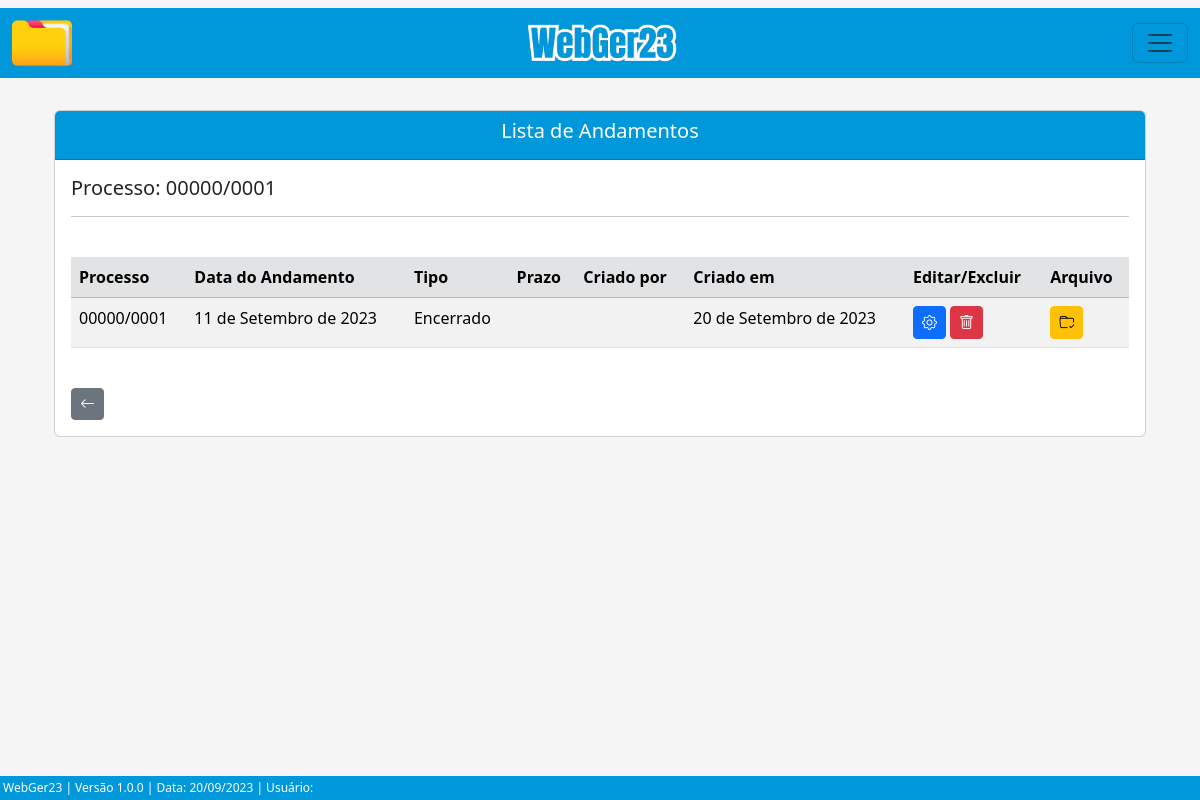
The app's page /listar/andamento-adm/1, older data.
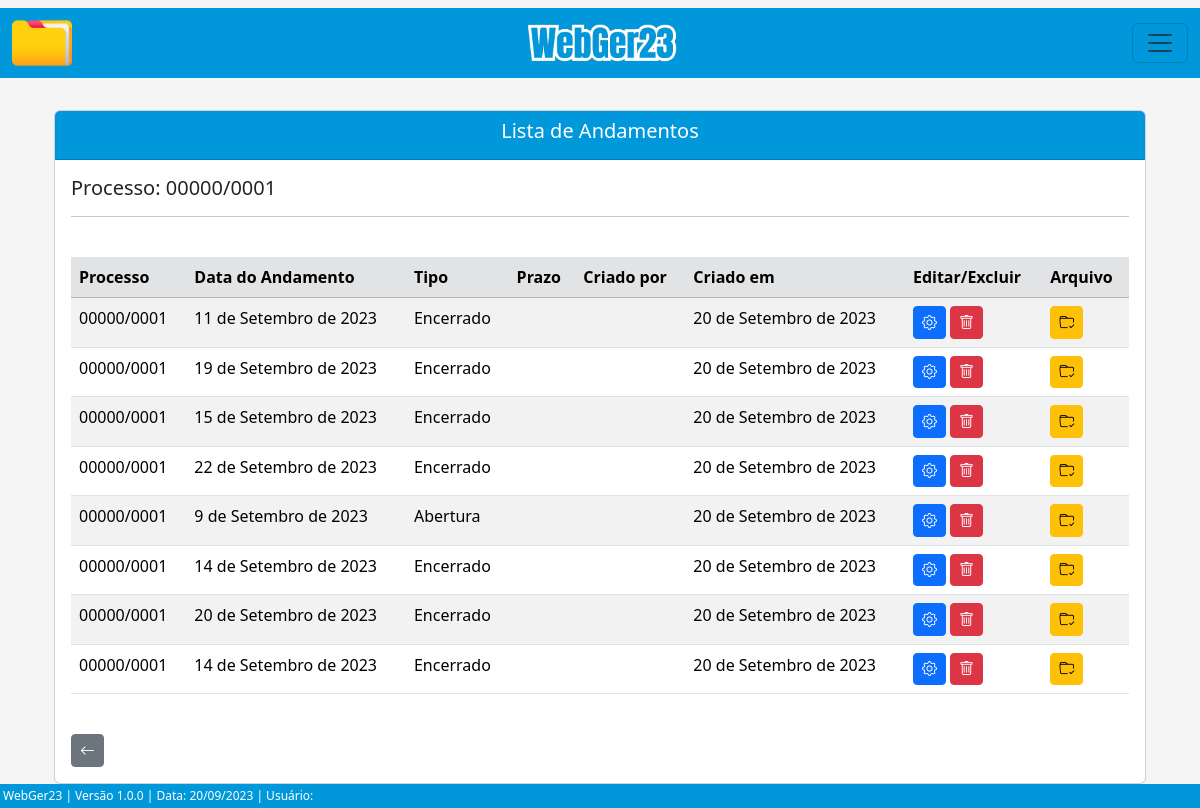
The same page, newer data.
### processo/models.py (models this page shows, shortened)
class Base(models.Model): # Classe base, será herdada pelas outras classes
    data_criacao = models.DateField('data_criação', auto_now_add=True)
    data_alteracao = models.DateField('Alterado', auto_now=True)
    ativo = models.BooleanField('Ativo?', default=True)
    class Meta:
        abstract = True

class ProcessoAdm(Base):
    tipo_pessoas = (
        ('Física', 'Física'), ('Jurídica', 'Jurídica'),
    )
    criador_processo_adm = models.ForeignKey(get_user_model(), verbose_name='Usuário Criador', on_delete=models.CASCADE) # Usuário que criou o processo, utilizando chave primária com o get_user_model do django, para utilizar o usuário logado automaticamente
    numero = models.CharField(unique=True, verbose_name='N°', max_length=10) # Número do processo
    municipio = models.CharField(max_length=50, verbose_name='Município') # Município
    uf = models.CharField(max_length=2) # UF
    data_inicial = models.DateField(blank=True, null=True) # Data Inicial do Período do processo
    data_final = models.DateField(blank=True, null=True) # Data final do Período do processo
    data_div_ativa = models.DateField(blank=True, null=True) # Data dívida ativa
    valor_atributo = models.CharField(max_length=14, blank=True, null=True)  # Valor do atributo
    valor_multa = models.CharField(max_length=14, blank=True, null=True) # Valor da multa
    valor_credito = models.CharField(max_length=14, blank=True, null=True) # Valor do crédito
    valor_atualizado = models.CharField(max_length=14, blank=True, null=True) # Valor do atualizado
    data_valor_atualizado = models.DateField(blank=True, null=True) # Data valor atualizado
    nome_contribuinte = models.CharField(max_length=50)  # Nome / Razão Social
    tipo_pessoa = models.CharField(max_length=50, choices=tipo_pessoas) # Física / Jurídica
    documento = models.CharField(max_length=20, verbose_name='CPF/CNPJ', unique=True) # CPF / CNPJ
    nome_fantasia = models.CharField(max_length=50, blank=True, null=True) # Nome Fantasia
    email = models.EmailField(max_length=50, blank=True, null=True) # E-mail
    endereco = models.CharField(max_length=150) # Rua
    complemento = models.CharField(max_length=50, blank=True, null=True) # Complemento
    municipio_contribuinte = models.CharField(max_length=50, blank=True, null=True) # Município Contribuinte
    uf_contribuinte = models.CharField(max_length=2, verbose_name='UF', blank=True, null=True) # UF Contribuinte
    cep = models.CharField(max_length=10, blank=True, null=True) # CEP
    telefone = models.CharField(max_length=20, blank=True, null=True) # Telefone
    celular = models.CharField(max_length=20, blank=True, null=True) # Celular
    def __str__(self):
        return f'{self.numero}'

class AndamentoAdm(Base):
    andamentos = (
    ('Abertura', 'Abertura'), ('Parecer Fiscal', 'Parecer Fiscal'), ('Decisão 1ª Instância', 'Decisão 1ª Instância'), ('Suspenso Para Fiscalização Futura', 'Suspenso Para Fiscalização Futura'), ('Auto de Infração e Termo de Intimação - AITI.', 'Auto de Infração e Termo de Intimação - AITI.'), ('Termo de Intimação Fiscal - TIF.-tif.', 'Termo de Intimação Fiscal - TIF.'), ('Decisão de 2ª Instância', 'Decisão de 2ª Instância'), ('Cobrança de Documentação', 'Cobrança de Documentação'), ('Recurso Voluntário', 'Recurso Voluntário'), ('Fim do Contrato com a Assessoria', 'Fim do Contrato com a Assessoria'), ('Manifestação', 'Manifestação'), ('Recebimento do AR', 'Recebimento do AR'), ('Despacho', 'Despacho'), ('Aguardando Pagamento', 'Aguardando Pagamento'), ('Apresentação de Documentação para Análise', 'Apresentação de Documentação para Análise'), ('Aguardando AR', 'Aguardando AR'), ('Ofício', 'Ofício'), ('Revelia', 'Revelia'), ('Execução', 'Execução'), ('Confissão de Dívida (Parcelamento)', 'Confissão de Dívida (Parcelamento)'), ('Reenvio de Documento', 'Reenvio de Documento'), ('Parecer Juridico', 'Parecer Juridico'), ('Certidão', 'Certidão'), ('Encaminhado', 'Encaminhado'), ('Encerrado', 'Encerrado'),
    )
    situacao = (
        ('Sem Pagamento', 'Sem Pagamento'), ('Com Pagamento', 'Com Pagamento'),
    )
    criador_andamento_adm = models.ForeignKey(get_user_model(), verbose_name='Usuário Criador', on_delete=models.CASCADE)
    processo = models.ForeignKey(ProcessoAdm, on_delete=models.CASCADE) # Relacionamento 'One to Many' (um para muitos)
    data_andamento = models.DateField(verbose_name='Data do Andamento')
    andamento = models.CharField(max_length=100, choices=andamentos, verbose_name='Andamento') # Utiliza choices(escolhas) para selecionar o andamento
    situacao_pagamento = models.CharField(max_length=100, choices=situacao, blank=True, null=True)
    valor_pago = models.CharField(max_length=14, blank=True, null=True)
    data_prazo = models.DateField(blank=True, null=True)
    funcionario = models.CharField(max_length=50, blank=True, null=True)
    data_recebimento = models.DateField(blank=True, null=True)
    complemento = models.CharField(max_length=150, blank=True, null=True)
    arquivo_1 = models.FileField(upload_to='uploads/', verbose_name='Arquivo', blank=True)
    arquivo_2 = models.FileField(upload_to='uploads/', verbose_name='Arquivo', blank=True)
    arquivo_3 = models.FileField(upload_to='uploads/', verbose_name='Arquivo', blank=True)

### processo/views.py (the view)
# urls.py: path('listar/andamento-adm/<int:pk>', AndamentoAdmList.as_view(), name='andamento-adm-list'),
class AndamentoAdmList(ListView):
    model = ProcessoAdm
    template_name = 'processos/lists/andamento_adm_list.html'
    def get_queryset(self):
        pk_processo = self.kwargs.get('pk') # Pega a pk(primary key) da URL, pk do processo
        processo = ProcessoAdm.objects.get(pk=pk_processo)  # Pega o processo que possui a pk recebida (pk é a primary key do processo)
        andamentos = processo.andamentoadm_set.all()  # Pega todos os atributos do andamento
        return andamentos
    def get_context_data(self, **kwargs):
        processo_pk = self.kwargs.get('pk') # Pega a PK do processo através da URL
        context = super().get_context_data(**kwargs)
        context['dados_processo'] = ProcessoAdm.objects.filter(pk=processo_pk) # Filtra os dados do processo através da pk
        return context

### processo/templates/processos/lists/andamento_adm_list.html (shortened to what this page needs)
{% extends 'index.html' %}
{% load static %}
{% block conteudo %}
    <div class="container p-4">
        <div class="card">
            <div class="card-header text-white" style="background-color: #0098DB;">
                    <h5 style="text-align: center;">Lista de Andamentos</h5>
            </div>
            <div class="card-body">
                {% for atributo in dados_processo %}
                    <h5>Processo: {{ atributo.numero }}</h5>
                {% endfor %}
                <hr>
                <div class="table-responsive">
                    <br>
                    <table class="table table-striped" id="tabela-listar-andamento">
                        <thead>
                            <tr class="table-secondary">
                                <th>Processo</th>
                                <th>Data do Andamento</th>
                                <th>Tipo</th>
                                <th>Prazo</th>
                                <th>Criado por</th>
                                <th>Criado em</th>
                                <th>Editar/Excluir</th>
                                <th>Arquivo</th>
                            </tr>
                        </thead>
                        <tbody>
                            {% for andamento in object_list %}
                            <tr>
                                <td>{{ andamento.processo }}</td>
                                <td>{{ andamento.data_andamento }}</td>
                                <td>{{ andamento.andamento }}</td>
                                {% if andamento.data_prazo == Null %}
                                <td></td>
                                {% else %}
                                <td>{{ andamento.data_prazo }}</td>
                                {% endif%}
                                <td>{{ andamento.criador_andamento_adm.get_full_name }}</td>
                                <td>{{ andamento.data_criacao }}</td>
                                <td>
                                    <a href="{% url 'andamento-adm-update' andamento.pk %}" class="btn btn-primary btn-sm"><i class="bi bi-gear" style="font-size: 15px;"></i></a>
                                    <a href="{% url 'andamento-adm-delete' andamento.pk %}" class="btn btn-danger btn-sm"><i class="bi bi-trash" style="font-size: 15px;"></i></a>
                                </td>
                                <td>
                                    <a href="{% url 'arquivo-andamento-adm-list' andamento.pk %}" class="btn btn-warning btn-sm"><i class="bi bi-folder-check" style="font-size: 15px;"></i></a>
                                </td>
                            </tr>
                            {% endfor %}
                        </tbody>
                    </table>
                    <br>
                    <a href="{% url 'proc-adm-list' %}" class="btn btn-secondary btn-sm"><i class="bi bi-arrow-left" style="font-size: 15px;"></i></a>
                </div>
            </div>
        </div>
    </div>
{% endblock %}

### core/templates/index.html (shortened to what this page needs)
{% load static %}
<!DOCTYPE html>
<html lang="pt-br">
<head>
    <link href="https://cdn.jsdelivr.net/npm/bootstrap@5.3.1/dist/css/bootstrap.min.css" rel="stylesheet">
    <link rel="stylesheet" href="https://cdn.jsdelivr.net/npm/bootstrap-icons@1.10.5/font/bootstrap-icons.css">
    <link rel="stylesheet" href="{% static 'css/estilos.css' %}">
    <link href="https://cdn.datatables.net/v/bs5/dt-1.13.6/datatables.min.css" rel="stylesheet">
</head>
<body>
    {% block menu %}
      <nav class="navbar">
        <div class="container-fluid">
              <img src="{% static 'img/pasta.png' %}" alt="" width="60"> <img src="{% static 'img/webger.png' %}" alt="" width="150">
          <button class="navbar-toggler" type="button" data-bs-toggle="offcanvas" data-bs-target="#offcanvasNavbar" aria-controls="offcanvasNavbar" aria-label="Toggle navigation">
            <span class="navbar-toggler-icon"></span>
          </button>
        </div>
      </nav>
    {% endblock %}
    {% block conteudo %}{% endblock %}
    {% block rodape %}
      <div class="rodape">
        WebGer23 | Versão 1.0.0 | Data: {% now 'd/m/Y' %} | Usuário: {{ user.get_full_name }}
      </div>
    {% endblock %}
</body>
</html>

### core/static/css/estilos.css (style rules this page uses)
.container-fluid { background-color: #0098DB; height: 70px; }
body { background-color: whitesmoke; margin: 0; padding: 0; display: flex; flex-direction: column; min-height: 100vh; position: relative; }
.rodape { background-color: #0098DB; color: #fff; padding: 3px; text-align: left; font-size: 12px; position: absolute; bottom: 0; width: 100%; }

Row changes from the older to the newer data that the page shows:
added AndamentoAdm: processo "00000/0001", data_andamento "19 de Setembro de 2023", andamento "Encerrado", data_criacao "20 de Setembro de 2023"
added AndamentoAdm: processo "00000/0001", data_andamento "15 de Setembro de 2023", andamento "Encerrado", data_criacao "20 de Setembro de 2023"
added AndamentoAdm: processo "00000/0001", data_andamento "22 de Setembro de 2023", andamento "Encerrado", data_criacao "20 de Setembro de 2023"
added AndamentoAdm: processo "00000/0001", data_andamento "9 de Setembro de 2023", andamento "Abertura", data_criacao "20 de Setembro de 2023"
added AndamentoAdm: processo "00000/0001", data_andamento "14 de Setembro de 2023", andamento "Encerrado", data_criacao "20 de Setembro de 2023"
added AndamentoAdm: processo "00000/0001", data_andamento "20 de Setembro de 2023", andamento "Encerrado", data_criacao "20 de Setembro de 2023"
added AndamentoAdm: processo "00000/0001", data_andamento "14 de Setembro de 2023", andamento "Encerrado", data_criacao "20 de Setembro de 2023"
